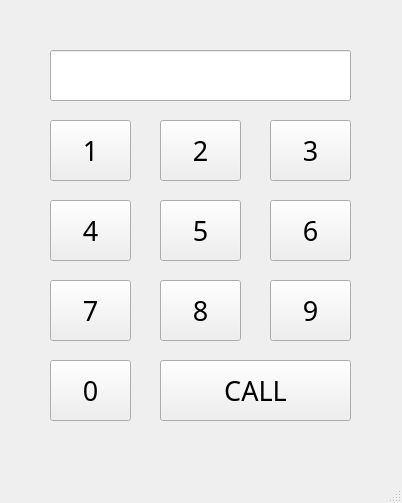
<?xml version="1.0" encoding="UTF-8"?>
<ui version="4.0">
 <class>MainWindow</class>
 <widget class="QMainWindow" name="MainWindow">
  <property name="geometry">
   <rect>
    <x>0</x>
    <y>0</y>
    <width>402</width>
    <height>503</height>
   </rect>
  </property>
  <property name="windowTitle">
   <string>MainWindow</string>
  </property>
  <widget class="QWidget" name="centralwidget">
   <widget class="QLineEdit" name="le">
    <property name="geometry">
     <rect>
      <x>50</x>
      <y>50</y>
      <width>301</width>
      <height>51</height>
     </rect>
    </property>
    <property name="font">
     <font>
      <family>둥근모꼴</family>
      <pointsize>24</pointsize>
     </font>
    </property>
    <property name="layoutDirection">
     <enum>Qt::LeftToRight</enum>
    </property>
    <property name="autoFillBackground">
     <bool>false</bool>
    </property>
    <property name="text">
     <string/>
    </property>
    <property name="frame">
     <bool>true</bool>
    </property>
    <property name="alignment">
     <set>Qt::AlignCenter</set>
    </property>
   </widget>
   <widget class="QPushButton" name="pb1">
    <property name="geometry">
     <rect>
      <x>50</x>
      <y>120</y>
      <width>81</width>
      <height>61</height>
     </rect>
    </property>
    <property name="font">
     <font>
      <family>둥근모꼴</family>
      <pointsize>20</pointsize>
     </font>
    </property>
    <property name="text">
     <string>1</string>
    </property>
   </widget>
   <widget class="QPushButton" name="pb2">
    <property name="geometry">
     <rect>
      <x>160</x>
      <y>120</y>
      <width>81</width>
      <height>61</height>
     </rect>
    </property>
    <property name="font">
     <font>
      <family>둥근모꼴</family>
      <pointsize>20</pointsize>
     </font>
    </property>
    <property name="text">
     <string>2</string>
    </property>
   </widget>
   <widget class="QPushButton" name="pb3">
    <property name="geometry">
     <rect>
      <x>270</x>
      <y>120</y>
      <width>81</width>
      <height>61</height>
     </rect>
    </property>
    <property name="font">
     <font>
      <family>둥근모꼴</family>
      <pointsize>20</pointsize>
     </font>
    </property>
    <property name="text">
     <string>3</string>
    </property>
   </widget>
   <widget class="QPushButton" name="pb6">
    <property name="geometry">
     <rect>
      <x>270</x>
      <y>200</y>
      <width>81</width>
      <height>61</height>
     </rect>
    </property>
    <property name="font">
     <font>
      <family>둥근모꼴</family>
      <pointsize>20</pointsize>
     </font>
    </property>
    <property name="text">
     <string>6</string>
    </property>
   </widget>
   <widget class="QPushButton" name="pb5">
    <property name="geometry">
     <rect>
      <x>160</x>
      <y>200</y>
      <width>81</width>
      <height>61</height>
     </rect>
    </property>
    <property name="font">
     <font>
      <family>둥근모꼴</family>
      <pointsize>20</pointsize>
     </font>
    </property>
    <property name="text">
     <string>5</string>
    </property>
   </widget>
   <widget class="QPushButton" name="pb4">
    <property name="geometry">
     <rect>
      <x>50</x>
      <y>200</y>
      <width>81</width>
      <height>61</height>
     </rect>
    </property>
    <property name="font">
     <font>
      <family>둥근모꼴</family>
      <pointsize>20</pointsize>
     </font>
    </property>
    <property name="text">
     <string>4</string>
    </property>
   </widget>
   <widget class="QPushButton" name="pb8">
    <property name="geometry">
     <rect>
      <x>160</x>
      <y>280</y>
      <width>81</width>
      <height>61</height>
     </rect>
    </property>
    <property name="font">
     <font>
      <family>둥근모꼴</family>
      <pointsize>20</pointsize>
     </font>
    </property>
    <property name="text">
     <string>8</string>
    </property>
   </widget>
   <widget class="QPushButton" name="pb7">
    <property name="geometry">
     <rect>
      <x>50</x>
      <y>280</y>
      <width>81</width>
      <height>61</height>
     </rect>
    </property>
    <property name="font">
     <font>
      <family>둥근모꼴</family>
      <pointsize>20</pointsize>
     </font>
    </property>
    <property name="text">
     <string>7</string>
    </property>
   </widget>
   <widget class="QPushButton" name="pb9">
    <property name="geometry">
     <rect>
      <x>270</x>
      <y>280</y>
      <width>81</width>
      <height>61</height>
     </rect>
    </property>
    <property name="font">
     <font>
      <family>둥근모꼴</family>
      <pointsize>20</pointsize>
     </font>
    </property>
    <property name="text">
     <string>9</string>
    </property>
   </widget>
   <widget class="QPushButton" name="pb0">
    <property name="geometry">
     <rect>
      <x>50</x>
      <y>360</y>
      <width>81</width>
      <height>61</height>
     </rect>
    </property>
    <property name="font">
     <font>
      <family>둥근모꼴</family>
      <pointsize>20</pointsize>
     </font>
    </property>
    <property name="text">
     <string>0</string>
    </property>
   </widget>
   <widget class="QPushButton" name="pb_call">
    <property name="geometry">
     <rect>
      <x>160</x>
      <y>360</y>
      <width>191</width>
      <height>61</height>
     </rect>
    </property>
    <property name="font">
     <font>
      <family>둥근모꼴</family>
      <pointsize>20</pointsize>
     </font>
    </property>
    <property name="text">
     <string>CALL</string>
    </property>
   </widget>
  </widget>
  <widget class="QMenuBar" name="menubar">
   <property name="geometry">
    <rect>
     <x>0</x>
     <y>0</y>
     <width>402</width>
     <height>21</height>
    </rect>
   </property>
  </widget>
  <widget class="QStatusBar" name="statusbar"/>
 </widget>
 <resources/>
 <connections/>
</ui>
